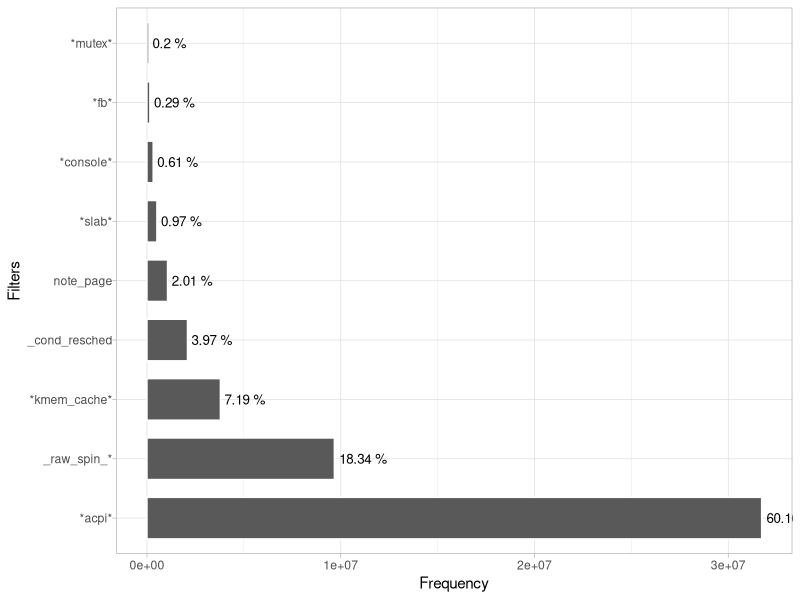

R code for this plot:
#!/usr/bin/env Rscript
library(ggplot2)
library(plyr)
library(scales)
library(ggrepel)
library(stringi)
# function_name,exit_time,duration,depth,process

filters <- c('note_page',
            '*kmem_cache*',
            '*slab*',
            '*acpi*',
            '_raw_spin_*',
            '*mutex*',
            '_cond_resched',
            '*console*',
            '*fb*'
          )
data <- read.table("./bootup-trace/rscript/bootup-func-frequencies.csv", header=T, sep=",")

total <- sum(data$freq)

reste <- subset(data, !grepl(paste(filters, collapse = '|'), function_name))

data_stat = data.frame(filter = 'reste', 
                       total_func = length(reste$function_name), 
                       total_freq = sum(reste$freq), 
                       percentage = round(100 * (sum(reste$freq)/total), 2))

for (filter in filters) 
{
  result = subset(data,  grepl(glob2rx(filter) , function_name))
  new_row = data.frame(filter = filter, 
                       total_func = length(result$function_name), 
                       total_freq = sum(result$freq), 
                       percentage = round(100 * (sum(result$freq)/total), 2))

  data_stat <- rbind(data_stat, new_row)
}
colors <- c("#6f2d54", "#1f2054", "#ff0d54", "#1f2054", "#3f2054", "#9f2d54", "#6f2d54", "#1f2054", "#ff0d54")
data_stat <- subset(data_stat, filter != 'reste')

plot <- ggplot(data_stat, aes(reorder(filter, -total_freq))) +
  geom_bar(aes(weight = total_freq),  width= 0.7, colour="white") +
  coord_flip() +
  # geom_label_repel(aes(y=freq, label=paste(data_freq$percentage, "%")),
  #                  size = 3, segment.size = 0.3, colour="black", fill="white",
  #                  min.segment.length = unit(0, "lines"), nudge_x = 0
  # ) +
  geom_text(aes(y=total_freq, label=paste(percentage,'%') ), colour='black', size = 3.4,
            position=position_dodge(width=0.9), hjust=-0.1) +
  # scale_fill_manual(values = colors) +
  labs(x ="Filters", y ="Frequency") +
  theme_light() +
  theme(
    legend.position = c(0.94,0.91),
    legend.title=element_blank(),
    # axis.text.x = element_blank(),
    # axis.text.x = element_text(angle = 20, hjust = 1, vjust=1, size = 10),
    axis.text.y = element_text(margin = margin(t=2,b=1))
  )
plot(plot)


